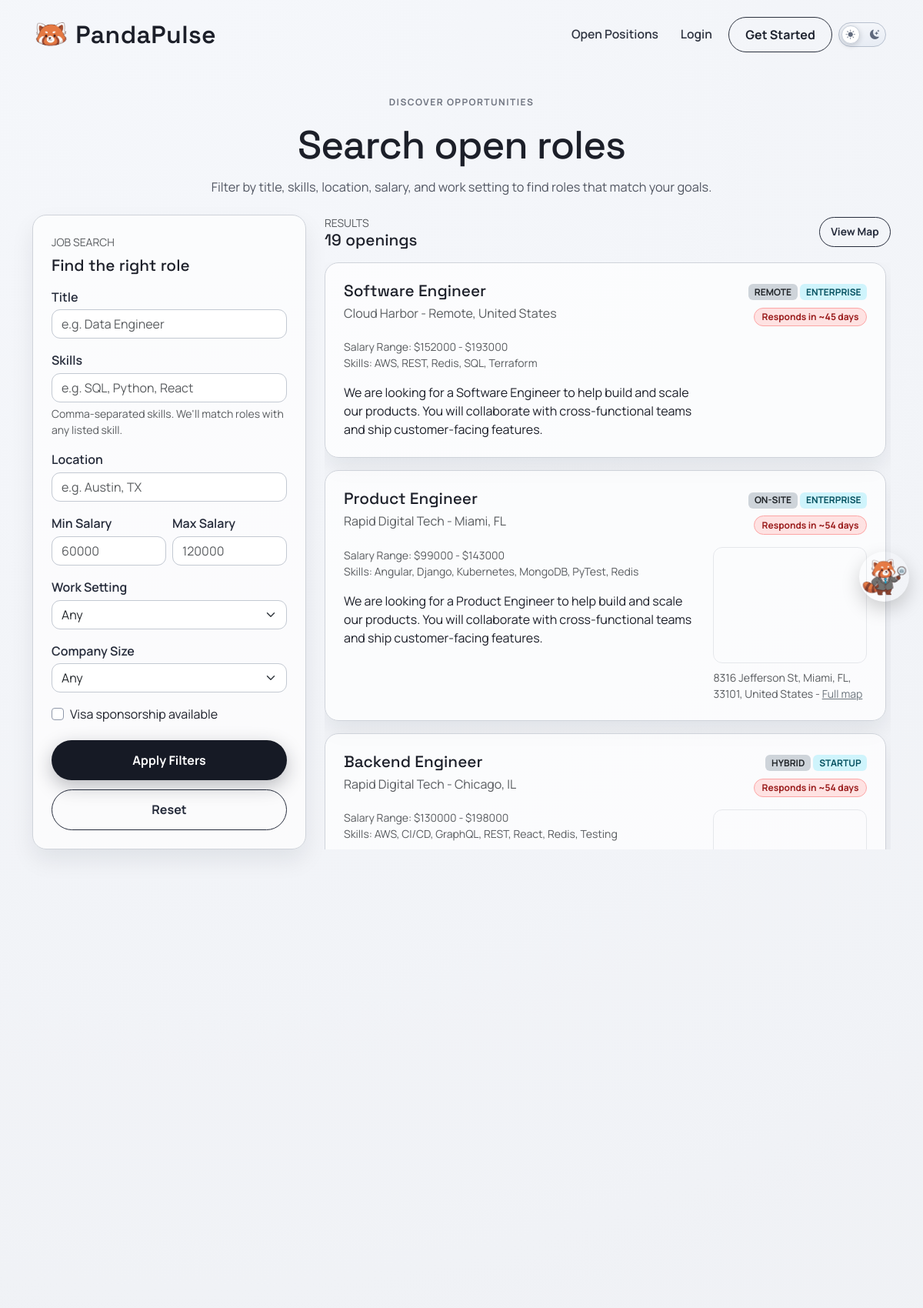
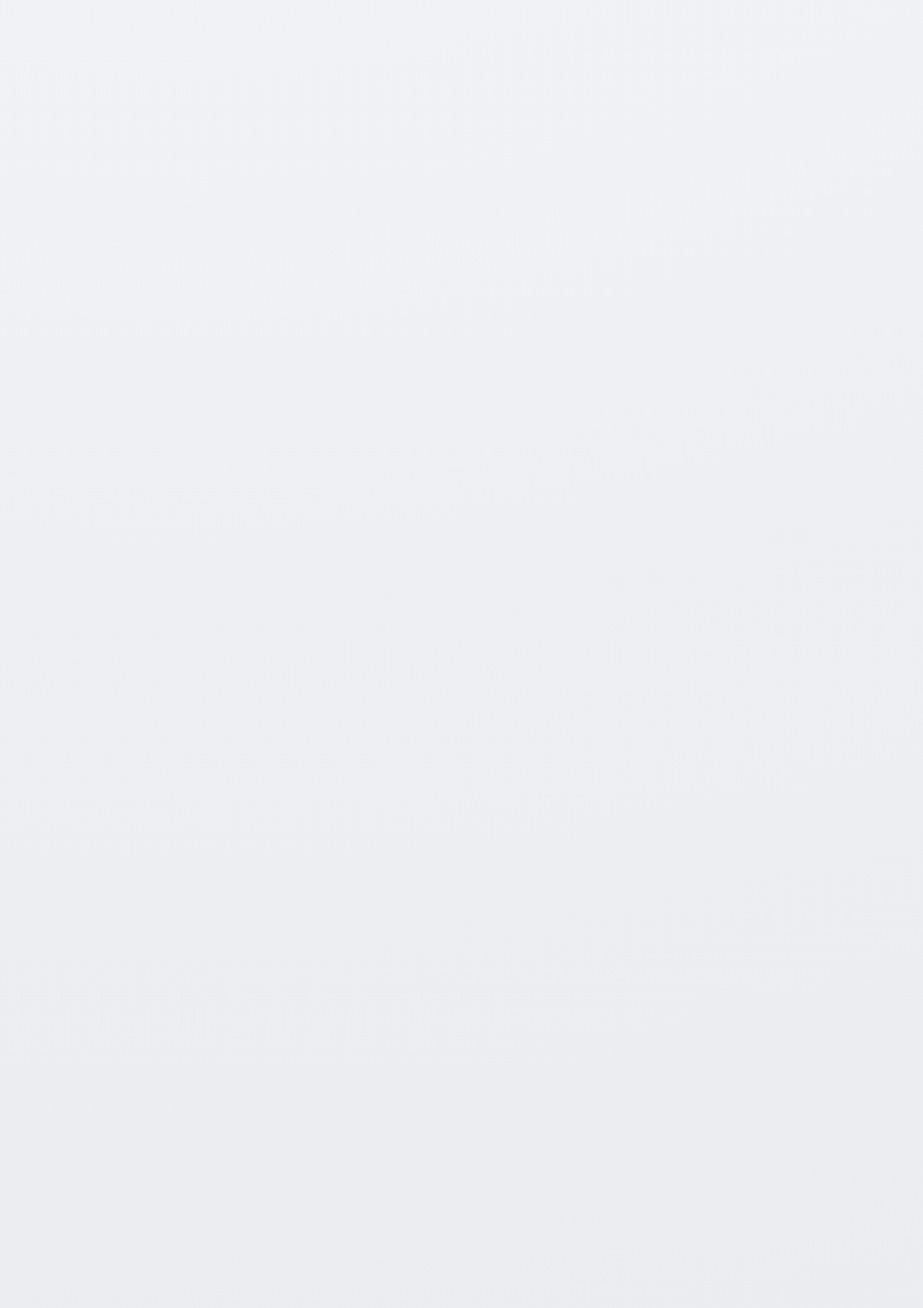
The app's page /jobposts/search/ (upper part) with its own data (2 pictures, top to bottom).
### jobposts/models.py (models this page shows, shortened)
class JobPost(models.Model):
    COMPANY_SIZE_CHOICES = [
        ("small", "Small (1-50)"),
        ("mid_size", "Mid-size (51-500)"),
        ("large", "Large (501-5,000)"),
        ("fortune_500", "Fortune 500"),
        ("startup", "Startup"),
        ("enterprise", "Enterprise"),
        ("other", "Other"),
    ]
    owner = models.ForeignKey(
        settings.AUTH_USER_MODEL,
        on_delete=models.CASCADE,
        related_name='job_posts',
        null=True,
        blank=True,
    )
    title = models.CharField(max_length=200)
    company = models.CharField(max_length=150)
    location = models.CharField(max_length=150)
    pay_range = models.CharField(max_length=100)
    skills = models.CharField(max_length=300, blank=True)
    salary_min = models.IntegerField(null=True, blank=True)
    salary_max = models.IntegerField(null=True, blank=True)
    WORK_SETTING_CHOICES = [
        ("remote", "Remote"),
        ("onsite", "On-site"),
        ("hybrid", "Hybrid"),
    ]
    work_setting = models.CharField(max_length=20, choices=WORK_SETTING_CHOICES, default="onsite")
    company_size = models.CharField(max_length=20, choices=COMPANY_SIZE_CHOICES, default="other")
    visa_sponsorship = models.BooleanField(default=False)
    description = models.TextField()
    created_at = models.DateTimeField(auto_now_add=True)

### map/models.py (models this page shows, shortened)
class OfficeLocation(models.Model):
    job_post = models.OneToOneField(
        'jobposts.JobPost',
        on_delete=models.CASCADE,
        related_name='office_location',
    )
    address_line_1 = models.CharField(max_length=255, blank=True)
    address_line_2 = models.CharField(max_length=255, blank=True)
    city = models.CharField(max_length=100, blank=True)
    state = models.CharField(max_length=100, blank=True)
    postal_code = models.CharField(max_length=20, blank=True)
    country = models.CharField(max_length=100, blank=True, default='United States')
    latitude = models.DecimalField(
        max_digits=9,
        decimal_places=6,
        validators=[
            MinValueValidator(Decimal('-90')),
            MaxValueValidator(Decimal('90')),
        ],
    )
    longitude = models.DecimalField(
        max_digits=9,
        decimal_places=6,
        validators=[
            MinValueValidator(Decimal('-180')),
            MaxValueValidator(Decimal('180')),
        ],
    )
    class Meta:
        ordering = ['job_post_id']
    @property
    def full_address(self):
        parts = [
            self.address_line_1,
            self.address_line_2,
            self.city,
            self.state,
            self.postal_code,
            self.country,
        ]
        return ', '.join([part for part in parts if part])
    @property
    def osm_embed_url(self):
        lat = float(self.latitude)
        lon = float(self.longitude)
        return f'https://maps.google.com/maps?q={lat},{lon}&z=15&output=embed'

### jobposts/views.py (the view, shortened to what this page needs)
# urls.py: path('search/', views.search, name='jobposts.search'),
def search(request):
    if request.user.is_authenticated:
        prof = Profile.objects.filter(user=request.user).first()
        if prof and (prof.account_type == Profile.AccountType.EMPLOYER and not prof.user.is_staff):
            return redirect("accounts.candidate_search")
    template_data = {'title': 'Job Search'}
    posts = JobPost.objects.select_related('office_location').all().order_by('-created_at')
    can_post_job = False
    if request.user.is_authenticated:
        can_post_job = _is_employer(request.user)
    title = request.GET.get('title', '').strip()
    skills = request.GET.get('skills', '').strip()
    location = request.GET.get('location', '').strip()
    salary_min = request.GET.get('salary_min', '').strip()
    salary_max = request.GET.get('salary_max', '').strip()
    work_setting = request.GET.get('work_setting', '').strip()
    company_size = request.GET.get('company_size', '').strip()
    visa_sponsorship = request.GET.get('visa_sponsorship', '').strip()
    use_home_radius = False
    radius_miles = ''
    radius_warning = ''
    radius_active = False
    is_applicant = False
    applicant_profile = None
    has_home_address = False
    home_address = ''
    has_profile_resume = False
    profile_resume_name = ''
    if title:
        posts = posts.filter(title__icontains=title)
    if skills:
        skill_terms = [term.strip() for term in skills.split(',') if term.strip()]
        skill_query = Q()
        for term in skill_terms:
            skill_query |= Q(skills__icontains=term)
        posts = posts.filter(skill_query)
    if work_setting:
        posts = posts.filter(work_setting=work_setting)
    if company_size:
        posts = posts.filter(company_size=company_size)
    if visa_sponsorship.lower() in {'true', '1', 'on', 'yes'}:
        posts = posts.filter(visa_sponsorship=True)
    if salary_min:
        try:
            min_value = int(salary_min)
            posts = posts.filter(Q(salary_max__gte=min_value) | Q(salary_min__gte=min_value))
        except ValueError:
            pass
    if salary_max:
        try:
            max_value = int(salary_max)
            posts = posts.filter(Q(salary_min__lte=max_value) | Q(salary_max__lte=max_value))
        except ValueError:
            pass
    posts_sequence = list(posts)
    response_sla_by_owner = build_response_sla_by_employer_ids(
        {post.owner_id for post in posts_sequence}
    )
    for post in posts_sequence:
        post.response_sla = response_sla_by_owner.get(post.owner_id)
    matched_posts = []
    other_posts = posts_sequence
    template_data['posts'] = posts_sequence
    template_data['matched_posts'] = matched_posts
    template_data['other_posts'] = other_posts
    template_data['posts_count'] = len(posts_sequence)
    template_data['can_post_job'] = can_post_job
    template_data['filters'] = {
        'title': title,
        'skills': skills,
        'location': location,
        'salary_min': salary_min,
        'salary_max': salary_max,
        'work_setting': work_setting,
        'company_size': company_size,
        'visa_sponsorship': visa_sponsorship.lower() in {'true', '1', 'on', 'yes'},
        'use_home_radius': use_home_radius,
        'radius_miles': radius_miles,
    }
    template_data['is_applicant'] = is_applicant
    template_data['has_home_address'] = has_home_address
    template_data['home_address'] = home_address
    template_data['radius_warning'] = radius_warning
    template_data['radius_active'] = radius_active
    template_data['parsed_resume_skills'] = applicant_profile.parsed_resume_skills if applicant_profile else ''
    template_data['has_profile_resume'] = has_profile_resume
    template_data['profile_resume_name'] = profile_resume_name
    template_data['current_url'] = current_request_url(request)
    return render(request, 'jobposts/search.html', {'template_data': template_data})

### jobposts/templates/jobposts/search.html (shortened to what this page needs)
{% extends 'base.html' %}
{% block content %}
<section class="page-shell job-search-page">
  <div class="container">
    <div class="page-intro text-center">
      <p class="page-kicker">Discover opportunities</p>
      <h1 class="page-title">Search open roles</h1>
      <p class="page-copy">Filter by title, skills, location, salary, and work setting to find roles that match your goals.</p>
    </div>
    <div class="row g-4">
      <div class="col-lg-4">
        <div class="surface-card">
          <div class="text-uppercase text-muted small mb-2">Job search</div>
          <h2 class="surface-title mb-3">Find the right role</h2>
          <form method="get" class="vstack gap-3" id="job-search-filters">
            <div>
              <label class="form-label">Title</label>
              <input type="text" name="title" class="form-control" placeholder="e.g. Data Engineer" value="{{ template_data.filters.title }}">
            </div>
            <div>
              <label class="form-label">Skills</label>
              <input type="text" name="skills" class="form-control" placeholder="e.g. SQL, Python, React" value="{{ template_data.filters.skills }}">
              <div class="form-text">Comma-separated skills. We'll match roles with any listed skill.</div>
            </div>
            <div>
              <label class="form-label">Location</label>
              <input type="text" name="location" class="form-control" placeholder="e.g. Austin, TX" value="{{ template_data.filters.location }}">
            </div>
            <div class="row g-2">
              <div class="col-6">
                <label class="form-label">Min Salary</label>
                <input type="number" name="salary_min" class="form-control" placeholder="60000" value="{{ template_data.filters.salary_min }}">
              </div>
              <div class="col-6">
                <label class="form-label">Max Salary</label>
                <input type="number" name="salary_max" class="form-control" placeholder="120000" value="{{ template_data.filters.salary_max }}">
              </div>
            </div>
            <div>
              <label class="form-label">Work Setting</label>
              <select name="work_setting" class="form-select">
                <option value="" {% if not template_data.filters.work_setting %}selected{% endif %}>Any</option>
              </select>
            </div>
            <div>
              <label class="form-label">Company Size</label>
              <select name="company_size" class="form-select">
                <option value="" {% if not template_data.filters.company_size %}selected{% endif %}>Any</option>
              </select>
            </div>
            <div class="form-check">
              <input class="form-check-input" type="checkbox" id="visa_sponsorship" name="visa_sponsorship" value="true" {% if template_data.filters.visa_sponsorship %}checked{% endif %}>
              <label class="form-check-label" for="visa_sponsorship">Visa sponsorship available</label>
            </div>
            <div class="form-actions mt-1">
              <button type="submit" class="primary-btn border-0 w-100">Apply Filters</button>
              <a href="{% url 'jobposts.search' %}" class="secondary-btn w-100">Reset</a>
            </div>
          </form>
        </div>
      </div>
      <div class="col-lg-8">
        <div class="d-flex align-items-center justify-content-between mb-3">
          <div>
            <div class="text-uppercase text-muted small">Results</div>
            <h3 class="surface-title mb-0">{{ template_data.posts_count }} openings</h3>
          </div>
          <a class="secondary-btn btn-compact" href="{% url 'map.jobs_map' %}?return_to={{ template_data.current_url|urlencode }}">View Map</a>
        </div>
        {% if template_data.posts %}
          <div class="vstack gap-3 job-results-scroll">
            {% for post in template_data.other_posts|default:template_data.posts %}
              <div class="surface-card py-4">
                <div class="d-flex justify-content-between flex-wrap gap-2">
                  <div>
                    <h4 class="surface-title mb-1">{{ post.title }}</h4>
                    <div class="text-muted">{{ post.company }} - {{ post.location }}</div>
                  </div>
                  <div class="d-flex flex-column align-items-end justify-content-between gap-2">
                    <div class="text-end">
                      <span class="badge bg-dark-subtle text-dark text-uppercase">{{ post.get_work_setting_display }}</span>
                      <span class="badge bg-info-subtle text-info-emphasis text-uppercase">{{ post.get_company_size_display }}</span>
                    </div>
                    {% if post.response_sla %}
                      <div class="text-end">
                        <span class="sla-badge {{ post.response_sla.css_class }}">
                          {{ post.response_sla.label }}
                        </span>
                      </div>
                    {% endif %}
                  </div>
                </div>
                <div class="job-post-layout mt-3">
                  <div class="job-post-main">
                    {% if post.salary_min or post.salary_max %}
                      <div class="small text-muted">
                        Salary Range:
                        {% if post.salary_min %}${{ post.salary_min }}{% endif %}
                        {% if post.salary_min and post.salary_max %} - {% endif %}
                        {% if post.salary_max %}${{ post.salary_max }}{% endif %}
                      </div>
                    {% endif %}
                    {% if post.skills %}<div class="small text-muted">Skills: {{ post.skills }}</div>{% endif %}
                    <p class="mt-3 mb-0">{{ post.description|truncatewords:40 }}</p>
                  </div>
                  {% if post.office_location %}
                  <aside class="job-post-map">
                    <div class="ratio ratio-4x3 job-post-map-frame">
                      <iframe title="Office location map" src="{{ post.office_location.osm_embed_url }}" loading="lazy"></iframe>
                    </div>
                    <div class="small text-muted mt-2 job-post-location-scroll">
                      {% if post.office_location.full_address %}{{ post.office_location.full_address }} - {% endif %}
                      <a href="{% url 'map.job_location' post.id %}?return_to={{ template_data.current_url|urlencode }}" class="link-secondary">Full map</a>
                    </div>
                  </aside>
                  {% endif %}
                </div>
              </div>
            {% endfor %}
          </div>
        {% else %}
          <div class="surface-card p-5 text-center">
            <h4 class="surface-title mb-2">No matching jobs yet</h4>
            <p class="text-muted mb-4">Try widening your filters.</p>
          </div>
        {% endif %}
      </div>
    </div>
  </div>
</section>
{% endblock content %}

### records on screen
JobPost: title "Software Engineer", company "Cloud Harbor", location "Remote, United States", work_setting "REMOTE", company_size "ENTERPRISE", response_sla.label "Responds in ~45 days", salary_min "152000", salary_max "193000", skills "AWS, REST, Redis, SQL, Terraform", description "We are looking for a Software Engineer to help build and scale our products. You will collaborate with cross-functional teams and ship customer-facing features."
JobPost: title "Product Engineer", company "Rapid Digital Tech", location "Miami, FL", work_setting "ON-SITE", company_size "ENTERPRISE", response_sla.label "Responds in ~54 days", salary_min "99000", salary_max "143000", skills "Angular, Django, Kubernetes, MongoDB, PyTest, Redis", description "We are looking for a Product Engineer to help build and scale our products. You will collaborate with cross-functional teams and ship customer-facing features.", office_location.full_address "8316 Jefferson St, Miami, FL, 33101, United States"
JobPost: title "Backend Engineer", company "Rapid Digital Tech", location "Chicago, IL", work_setting "HYBRID", company_size "STARTUP", response_sla.label "Responds in ~54 days", salary_min "130000", salary_max "198000", skills "AWS, CI/CD, GraphQL, REST, React, Redis, Testing"

### other values on screen
{{ template_data.posts_count }} "19"
